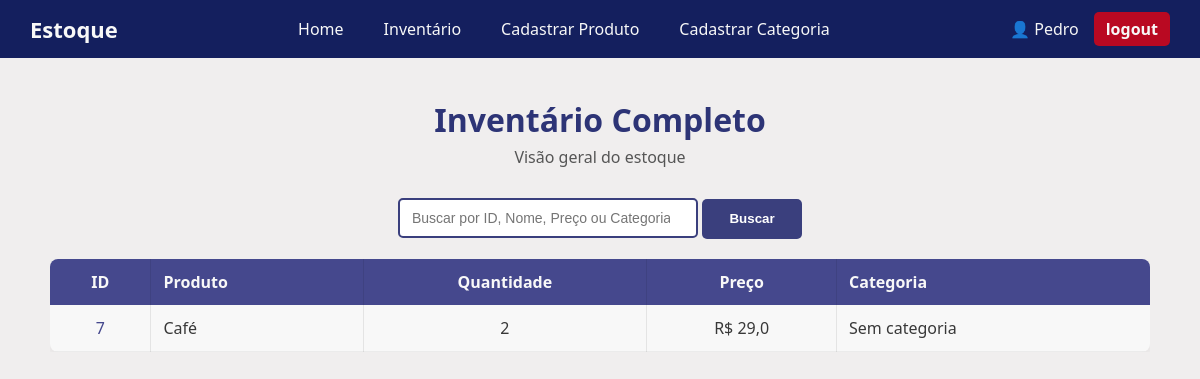
Page /inventario/ (signed in) on the earlier database version.
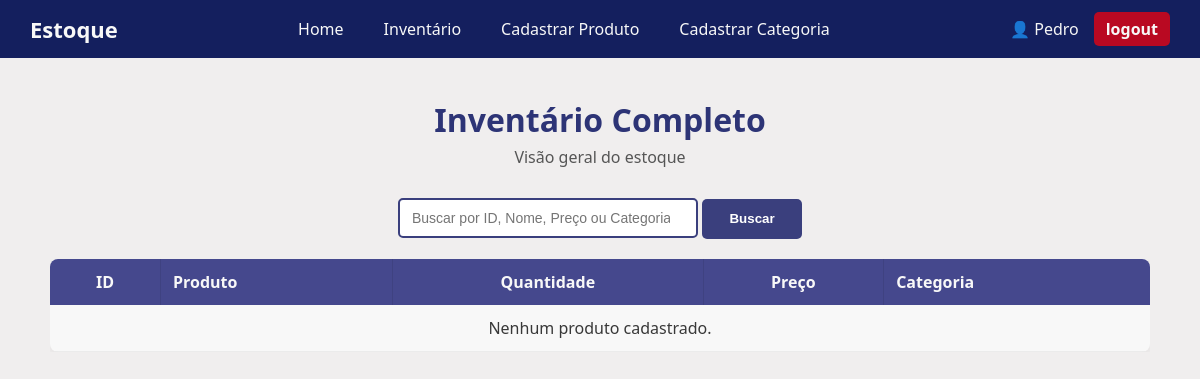
Same page on the later database version.
### SistemaEstoque/models.py (models this page shows, shortened)
class Estoque(models.Model):
    nome=models.CharField(max_length=50,)
    quantidade=models.IntegerField(max_length=50, default=0)
    preco=models.FloatField(default=0)
    data_criacao=models.DateTimeField(default=timezone.now)
    categoria=models.ForeignKey(Categoria,on_delete=models.SET_NULL,blank=True,null=True)
    criador=models.ForeignKey(User,on_delete=models.SET_NULL,blank=True,null=True)

### SistemaEstoque/views/inventario.py (the view)
# urls.py: path('inventario/', views.inventario , name='inventario'),
@login_required(login_url='SistemaEstoque:login')
def inventario(request):
    estoque=Estoque.objects.filter().order_by('-id',)
    paginator=Paginator(estoque,30)
    page_number=request.GET.get('page')
    page_obj=paginator.get_page(page_number)
    total_produtos=Estoque.objects.count()
    contexto={
        'estoque':page_obj,
        'total_produtos' : total_produtos
    }
    return render(request,'SistemaEstoque/inventario.html',contexto)

### SistemaEstoque/templates/SistemaEstoque/inventario.html
{% extends "global/base.html" %}
{% block content %}
   <div class="inventario-container">
    <h1 class="inventario-title">Inventário Completo</h1>
    <p class="inventario-subtitle">Visão geral do estoque</p>
    <div class="search-container">
        <form action="{% url "SistemaEstoque:search" %}" method="GET">
                <input type="search" class="search-input" placeholder="Buscar por ID, Nome, Preço ou Categoria..." id="search" name="q" value="{{search_value}}">
                <button class="search-btn">Buscar</button>
        </form>
    </div>
    <div class="inventario-table-container">
        <table class="inventario-table">
            <thead>
                <tr>
                    <th>ID</t>
                    <th>Produto</th>
                    <th>Quantidade</th>
                    <th>Preço</th>
                    <th>Categoria</th>
                </tr>
            </thead>
            <tbody>
                {% for produto in estoque %}
                <tr>
                    <td>
                        <a href="{% url 'SistemaEstoque:item_sozinho' produto.id %}" class="table-link"> {{produto.id}}</a>
                    </td>
                    <td>
                        {{ produto.nome }}
                    </td>
                    <td>
                        {{ produto.quantidade }}
                    </td>
                    <td>
                        R$ {{ produto.preco }}
                    </td>
                    <td>
                        {{ produto.categoria|default:"Sem categoria" }}
                    </td>
                </tr>
                {% empty %}
                <tr>
                    <td colspan="5">Nenhum produto cadastrado.</td>
                </tr>
                {% endfor %}
            </tbody>
        </table>
    </div>
</div>
{% endblock content %}

Differences in the rows shown:
removed Estoque: id "7", nome "Café", quantidade "2", preco "29,0", categoria "Sem categoria"
Other differences:
text now shown: "Nenhum produto cadastrado."
